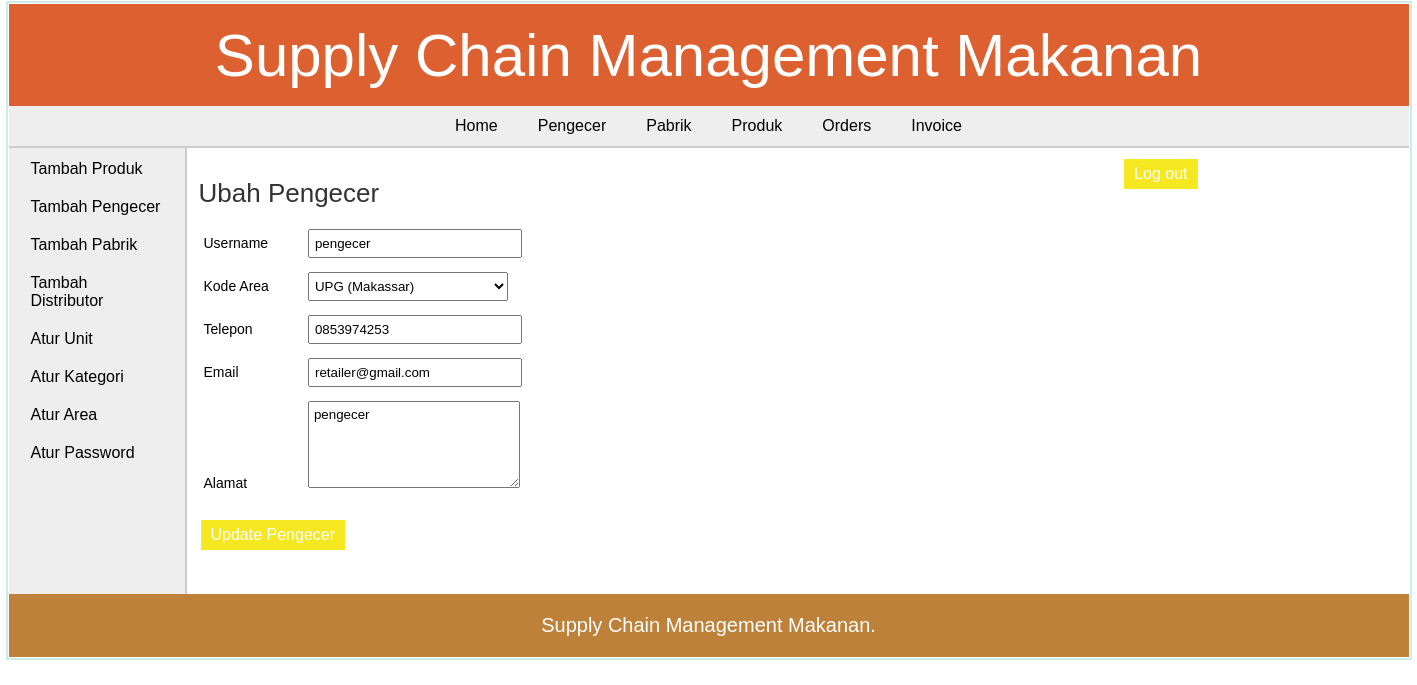
/admin/edit_retailer.php?id=6 (signed in), run on the app's committed database.
### tables this page shows
CREATE TABLE `retailer` (
  `retailer_id` int(11) NOT NULL,
  `username` varchar(25) NOT NULL,
  `password` varchar(25) NOT NULL,
  `address` varchar(200) NOT NULL,
  `area_id` int(11) NOT NULL,
  `phone` varchar(12) NOT NULL,
  `email` varchar(50) DEFAULT NULL
);

CREATE TABLE `area` (
  `area_id` int(11) NOT NULL,
  `area_name` varchar(50) NOT NULL,
  `area_code` varchar(10) NOT NULL
);

### admin/edit_retailer.php (the view, shortened to what this page needs)
<?php
	include("../includes/config.php");
	if(isset($_SESSION['admin_login'])) {
		if($_SESSION['admin_login'] == true) {
			$id = $_GET['id'];
			$query_selectRetailerDetails = "SELECT * FROM retailer WHERE retailer_id='$id'";
			$result_selectRetailerDetails = mysqli_query($con,$query_selectRetailerDetails);
			$row_selectRetailerDetails = mysqli_fetch_array($result_selectRetailerDetails);
			$usernameErr = $passwordErr = $phoneErr = $emailErr = $requireErr = $confirmMessage = "";
			$query_selectArea = "SELECT * FROM area";
			$result_selectArea = mysqli_query($con,$query_selectArea);
		}
		else {
			header('Location:../index.php');
		}
	}
	else {
		header('Location:../index.php');
	}
?>
<!DOCTYPE html>
<html>
<head>
	<link rel="stylesheet" href="../includes/main_style.css" >
</head>
<body>
	<?php
		include("../includes/header.inc.php");
		include("../includes/nav_admin.inc.php");
		include("../includes/aside_admin.inc.php");
	?>
	<section>
		<h1>Ubah Pengecer</h1>
		<form action="" method="POST" class="form">
		<ul class="form-list">
		<li>
			<div class="label-block"> <label for="retailer:username">Username</label> </div>
			<div class="input-box"> <input type="text" id="retailer:username" name="txtRetailerUname" placeholder="Username" value="<?php echo $row_selectRetailerDetails['username']; ?>" required /> </div> <span class="error_message"><?php echo $usernameErr; ?></span>
		</li>
		<li>
			<div class="label-block"> <label for="retailer:areaCode">Kode Area</label> </div>
			<div class="input-box">
				<select name="cmbAreaCode" id="retailer:areaCode">
			<?php while($row_selectArea = mysqli_fetch_array($result_selectArea)) { ?>
					<option value="<?php echo $row_selectArea["area_id"]; ?>" <?php if($row_selectRetailerDetails['area_id'] == $row_selectArea["area_id"]){echo "selected";} ?>><?php echo $row_selectArea["area_code"]." (".$row_selectArea["area_name"].")"; ?></option>
			<?php } ?>
				</select>
			 </div>
		</li>
		<li>
			<div class="label-block"> <label for="retailer:phone">Telepon</label> </div>
			<div class="input-box"> <input type="text" id="retailer:phone" name="txtRetailerPhone" placeholder="Phone" value="<?php echo $row_selectRetailerDetails['phone']; ?>" /> </div> <span class="error_message"><?php echo $phoneErr; ?></span>
		</li>
		<li>
			<div class="label-block"> <label for="retailer:email">Email</label> </div>
			<div class="input-box"> <input type="text" id="retailer:email" name="txtRetailerEmail" placeholder="Email" value="<?php echo $row_selectRetailerDetails['email']; ?>" required /> </div> <span class="error_message"><?php echo $emailErr; ?></span>
		</li>
		<li>
			<div class="label-block"> <label for="retailer:address">Alamat</label> </div>
			<div class="input-box"> <textarea type="text" id="retailer:address" name="txtRetailerAddress" placeholder="Address"><?php echo $row_selectRetailerDetails['address']; ?></textarea> </div>
		</li>
		<li>
			<input type="submit" value="Update Pengecer" class="submit_button" /> <span class="error_message"> <?php echo $requireErr; ?> </span><span class="confirm_message"> <?php echo $confirmMessage; ?> </span>
		</li>
		</ul>
		</form>
	</section>
	<?php
		include("../includes/footer.inc.php");
	?>
</body>
</html>

### includes/main_style.css (style rules this page uses)
* { font-family: arial,sans-serif; margin:0px; padding:1px; }
body { width:1400px; margin:auto; border:2px solid #cbecec; }
li { list-style:none; margin:0px; }
label { margin:5px 1px; font-size:14px; }
.label-block { display:inline-block; width:100px; }
.input-box { display:inline-block; margin:5px 0px; }
.input-box input { width:200px; padding:5px 5px; margin:auto; }
.input-box textarea { width:200px; height:75px; padding:5px 5px; }
.input-box select { padding:5px 2px; width:200px; margin:auto; }
.submit_button { font-size:16px; margin-top:20px; margin-right:20px; padding:6px 10px; background-color:#f5e720; border:none; color:white; }
.error_message { margin-left:5px; color:red; }
.confirm_message { margin-left:5px; color:rgb(197, 224, 197); }
section { width:1000px; padding:10px; padding-bottom:40px; }
section h1 { margin-bottom:10px; font-weight:normal; color:#333; font-size: 26px; }

### data on the page
retailer: txtRetailerUname "pengecer", cmbAreaCode "UPG (Makassar)", txtRetailerPhone "0853974253", txtRetailerEmail "retailer@gmail.com", txtRetailerAddress "pengecer"
